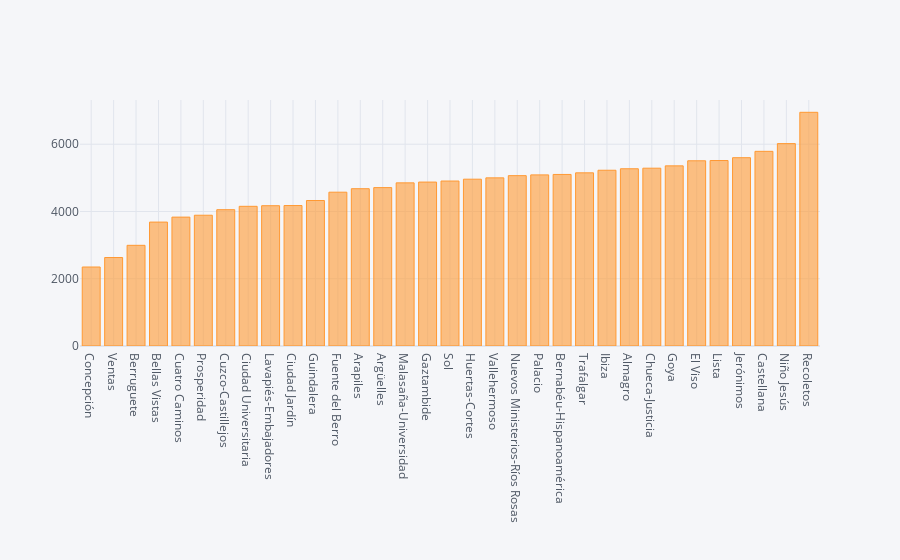

Notebook code for this chart:
### Code cell
df.groupby('neighborhood').agg({'priceByArea':'median'}).sort_values(by='priceByArea').iplot(kind='bar')

### Figure 1 — Plotly figure (JSON) as saved in the notebook; plotly's stock layout.template omitted (floating-point values rounded to 4 significant figures)
{"data": [{"marker": {"color": "rgba(255, 153, 51, 0.6)", "line": {"color": "rgba(255, 153, 51, 1.0)", "width": 1}}, "name": "priceByArea", "orientation": "v", "text": "", "type": "bar", "x": ["Concepción", "Ventas", "Berruguete", "Bellas Vistas", "Cuatro Caminos", "Prosperidad", "Cuzco-Castillejos", "Ciudad Universitaria", "Lavapiés-Embajadores", "Ciudad Jardín", "Guindalera", "Fuente del Berro", "Arapiles", "Argüelles", "Malasaña-Universidad", "Gaztambide", "Sol", "Huertas-Cortes", "Vallehermoso", "Nuevos Ministerios-Ríos Rosas", "Palacio", "Bernabéu-Hispanoamérica", "Trafalgar", "Ibiza", "Almagro", "Chueca-Justicia", "Goya", "El Viso", "Lista", "Jerónimos", "Castellana", "Niño Jesús", "Recoletos"], "y": [2350.0, 2631, 2994, 3685, 3833, 3889, 4054, 4154, 4172, 4177, 4327, 4574, 4678.0, 4710, 4852.0, 4875, 4906, 4960.0, 5000, 5066, 5089, 5102, 5150, 5227, 5271, 5288, 5357, 5508, 5516, 5600, 5789, 6019, 6950]}], "layout": {"legend": {"bgcolor": "#F5F6F9", "font": {"color": "#4D5663"}}, "paper_bgcolor": "#F5F6F9", "plot_bgcolor": "#F5F6F9", "title": {"font": {"color": "#4D5663"}}, "xaxis": {"gridcolor": "#E1E5ED", "showgrid": true, "tickfont": {"color": "#4D5663"}, "title": {"font": {"color": "#4D5663"}, "text": ""}, "zerolinecolor": "#E1E5ED"}, "yaxis": {"gridcolor": "#E1E5ED", "showgrid": true, "tickfont": {"color": "#4D5663"}, "title": {"font": {"color": "#4D5663"}, "text": ""}, "zerolinecolor": "#E1E5ED"}}}
